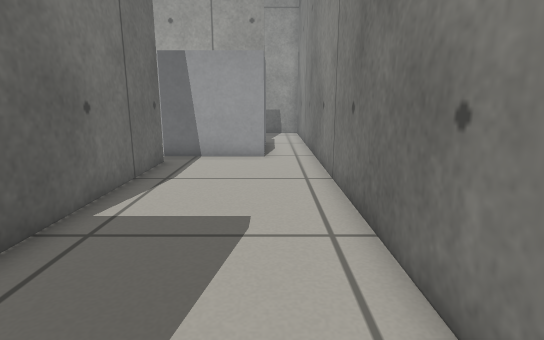
View 1 (above)

16 first-person views from a walk through a world built for the Gazebo simulator. The camera is 0.54 m above the floor, tilts 12° down and sees 80° across. The floor is counted in squares, 0.25 m on a side. Each view is taken from the middle of a square. On the plan, view 1 faces up. The plan holds only what a view shows up to about 18 squares ahead; the rest is blank.

View 2
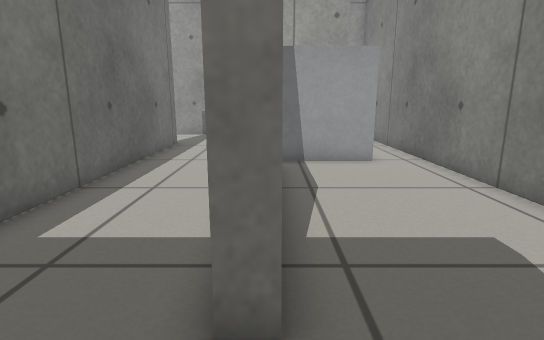

View 3
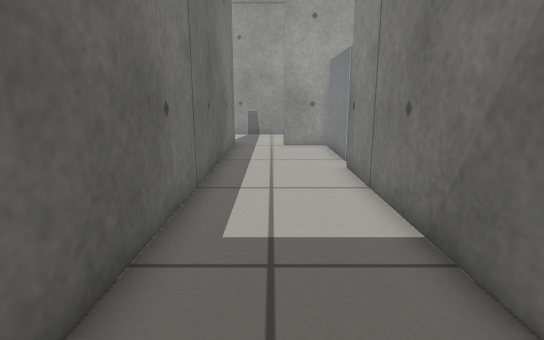

View 4
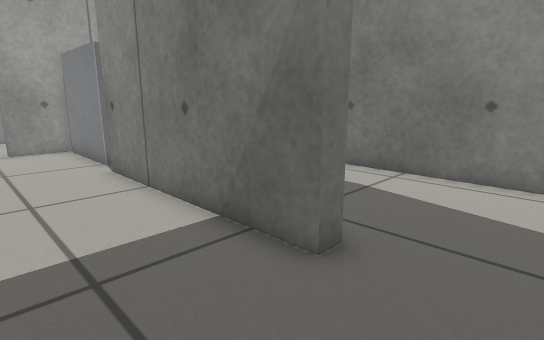

View 5
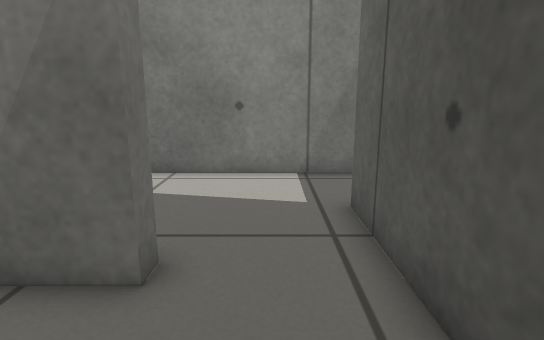

View 6
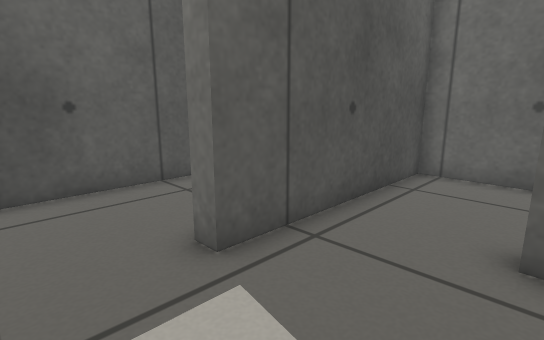

View 7
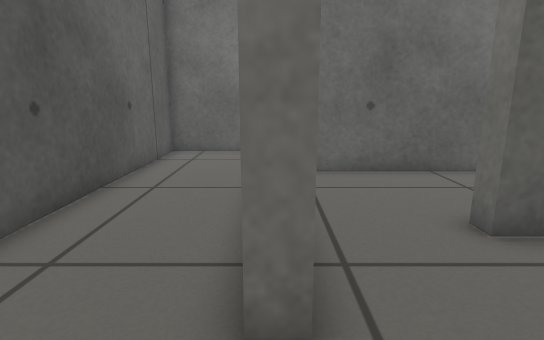

View 8
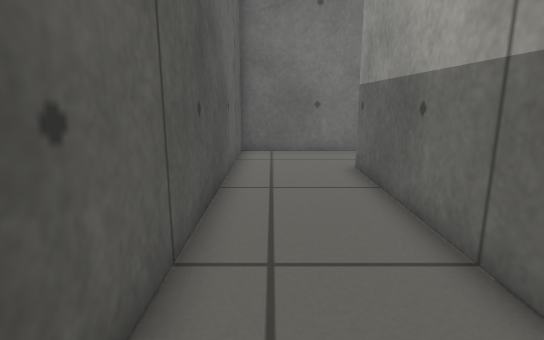

View 9
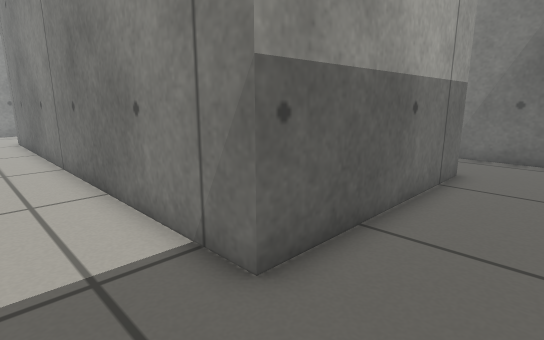

View 10
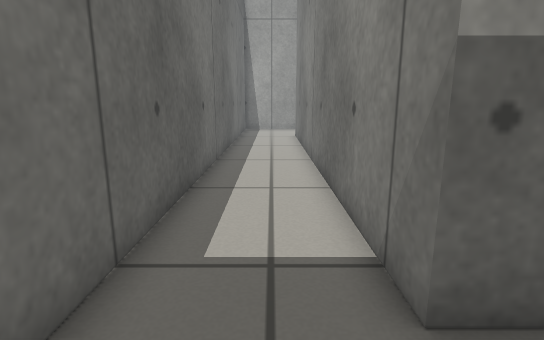

View 11
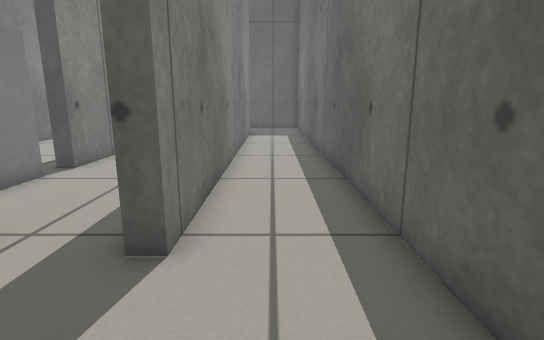

View 12
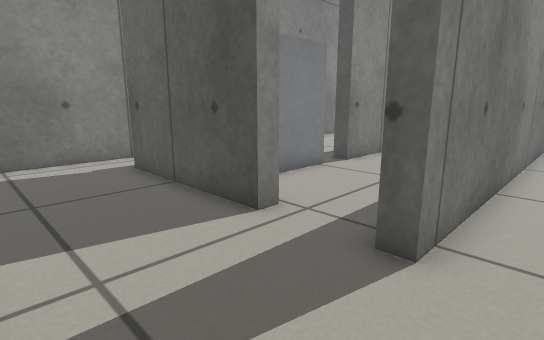

View 13
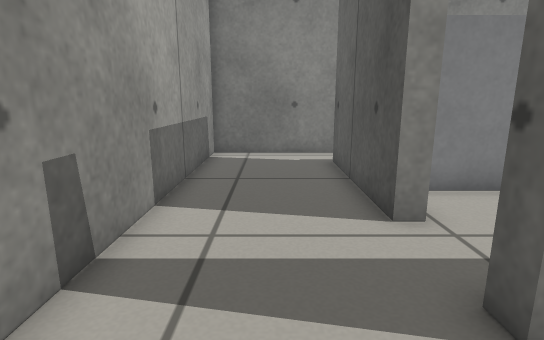

View 14
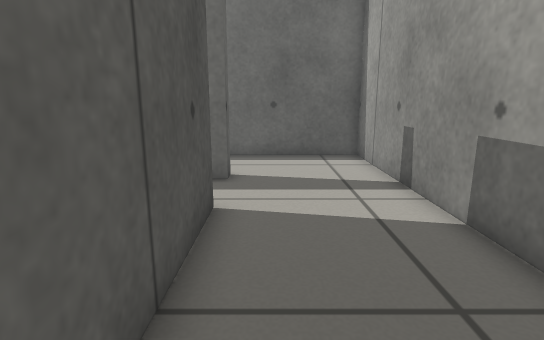

View 15
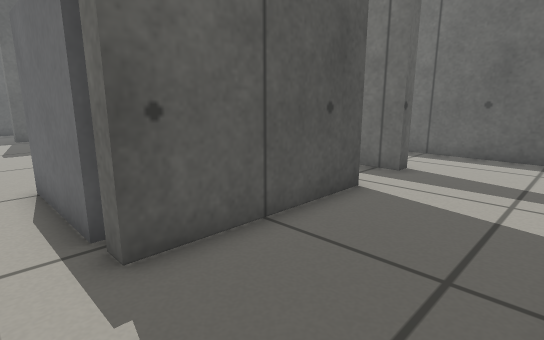

View 16
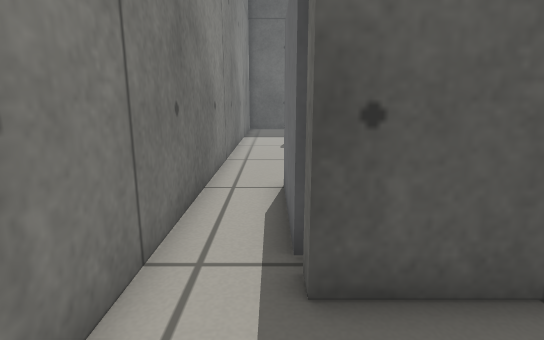

### Floor plan
Key: @ floor where view 1 was taken; # wall or solid block; . floor; B grey box.
Columns run from 13 left of view 1 to 2 right of it. Each row starts with its distance up from view 1.
 23 ################
 22 #..............#
 21 #..............#
 20 #..............#
 19 #..............#
 18 #......######..#
 17 #...#..###  #..#
 16 #...#....B   B.#
 15 #...#....B   B.#
 14 #...#....B   B.#
 13 #...#....BBBBB.#
 12 #...#..........#
 11 #...#....#.....#
 10 #...#....#.....#
  9 #...#....#.....#
  8 #...#....#.....#
  7 #...#....#.....#
  6 #...#....#.....#
  5 #...#....#.....#
  4 #...#....#.....#
  3 #...#..........#
  2 #...#..........#
  1 #...#..........#
  0 #...########.@.#
 -1 #..............#
 -2 #..............#
 -3 #..............
 -4 ##############

Where each view was taken, in squares from view 1:
view 1: 0 up, 0 right, facing up
view 2: 1 up, 4 left, facing up
view 3: 1 up, 7 left, facing up
view 4: 1 up, 8 left, facing up-right
view 5: 2 up, 8 left, facing right
view 6: 4 up, 1 right, facing down-left
view 7: 0 up, 1 right, facing left
view 8: 3 down, 1 right, facing left
view 9: 3 down, 12 left, facing up-right
view 10: 3 down, 11 left, facing up
view 11: 22 up, 11 left, facing down
view 12: 22 up, 11 left, facing down-right
view 13: 20 up, 12 left, facing right
view 14: 19 up, 0 right, facing left
view 15: 22 up, 1 right, facing down-left
view 16: 21 up, 0 right, facing down
